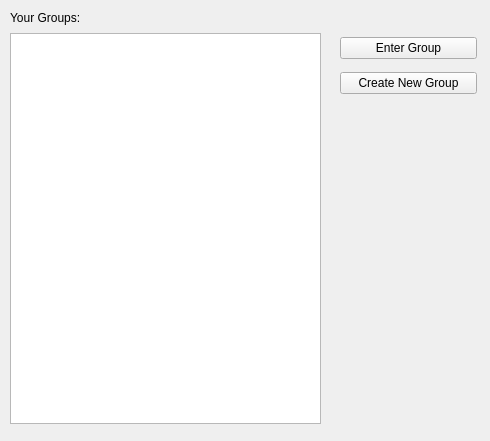
<?xml version="1.0" encoding="UTF-8"?>
<ui version="4.0">
 <class>DisplayGroupGUI</class>
 <widget class="QWidget" name="DisplayGroupGUI">
  <property name="geometry">
   <rect>
    <x>0</x>
    <y>0</y>
    <width>490</width>
    <height>441</height>
   </rect>
  </property>
  <property name="windowTitle">
   <string>Form</string>
  </property>
  <widget class="QTableWidget" name="groupTable">
   <property name="geometry">
    <rect>
     <x>10</x>
     <y>33</y>
     <width>311</width>
     <height>391</height>
    </rect>
   </property>
  </widget>
  <widget class="QLabel" name="groupLabel">
   <property name="geometry">
    <rect>
     <x>10</x>
     <y>10</y>
     <width>82</width>
     <height>16</height>
    </rect>
   </property>
   <property name="text">
    <string>Your Groups:</string>
   </property>
  </widget>
  <widget class="QWidget" name="layoutWidget">
   <property name="geometry">
    <rect>
     <x>340</x>
     <y>30</y>
     <width>137</width>
     <height>71</height>
    </rect>
   </property>
   <layout class="QVBoxLayout" name="verticalLayout">
    <item>
     <widget class="QPushButton" name="enterGroupButton">
      <property name="text">
       <string>Enter Group</string>
      </property>
     </widget>
    </item>
    <item>
     <widget class="QPushButton" name="createGroupButton">
      <property name="text">
       <string>Create New Group</string>
      </property>
     </widget>
    </item>
   </layout>
  </widget>
 </widget>
 <resources/>
 <connections/>
</ui>
